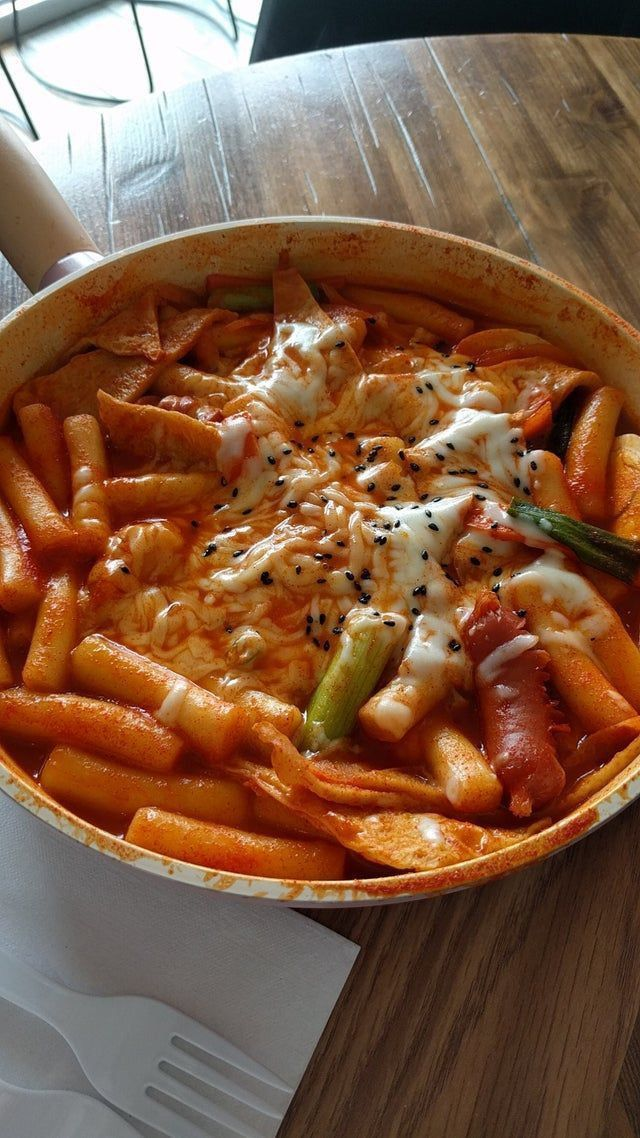
#> input picture Artificial Intelligence/Laboratories/Laboratory 8 - A simple face detection/manual_test_images/other/1.jpg, 640 x 1138 px, found by its file name
$ python main.py
#> lines starting #> are read from the running program, lines starting #| are printed output that depends on the picture
from PIL import Image
from matplotlib import image as matplot_image
from matplotlib import pyplot


# A
def a():
    image = Image.open('../images/other/1.jpg')
    print(image.format)
    print(image.mode)
    print(image.size)
    image.show()


# B
def b():
    data = matplot_image.imread('../images/other/1.jpg')
    # print(data.dtype)
    print(data.shape)
    pyplot.imshow(data)
    pyplot.show()


def c():
    image = Image.open('../images/other/1.jpg')
#> image is the input picture: PIL image 640x1138 RGB; mean R, G, B 127.6, 90.9, 66.1
    print(image.size)
#| (640, 1138)
    image.thumbnail((100, 100))
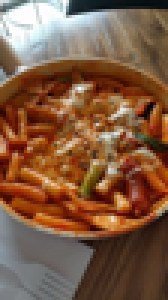
#> image: PIL image 56x100 RGB (shown 3 times larger); mean R, G, B 127.6, 90.8, 66
    print(image.size)
#| (56, 100)
    image = image.convert(mode='L')
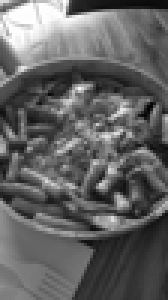
#> image: PIL image 56x100 L (shown 3 times larger); min 2, max 255, mean 99
    image.show()


c()

$ run again, with Artificial Intelligence/Laboratories/Laboratory 8 - A simple face detection/manual_test_images/other/10.jpg copied over Artificial Intelligence/Laboratories/Laboratory 8 - A simple face detection/manual_test_images/other/1.jpg
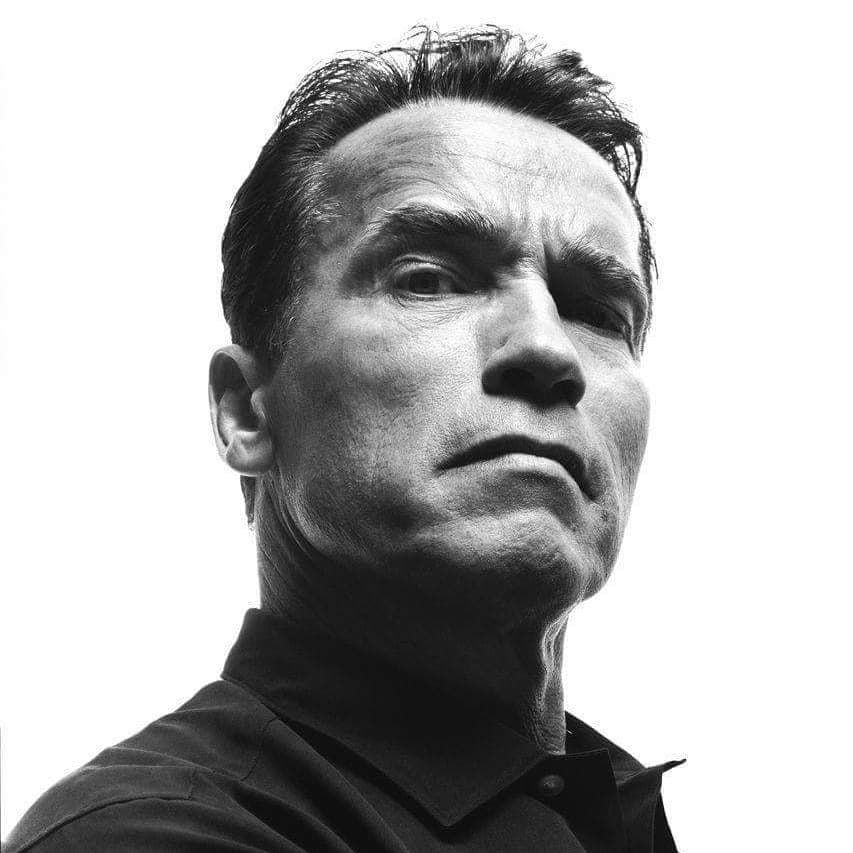
#> input picture Artificial Intelligence/Laboratories/Laboratory 8 - A simple face detection/manual_test_images/other/10.jpg, 853 x 853 px, found by its file name
#> in c, image is the input picture: PIL image 853x853 RGB; min 0, max 255, mean 178.5
#| (853, 853)
#> in c, `image.thumbnail((100, 100))`:
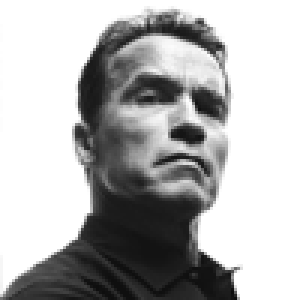
#> image: PIL image 100x100 RGB (shown 3 times larger); min 13, max 255, mean 178.5
#| (100, 100)

$ run again, with Artificial Intelligence/Laboratories/Laboratory 8 - A simple face detection/manual_test_images/other/11.jpg copied over Artificial Intelligence/Laboratories/Laboratory 8 - A simple face detection/manual_test_images/other/1.jpg
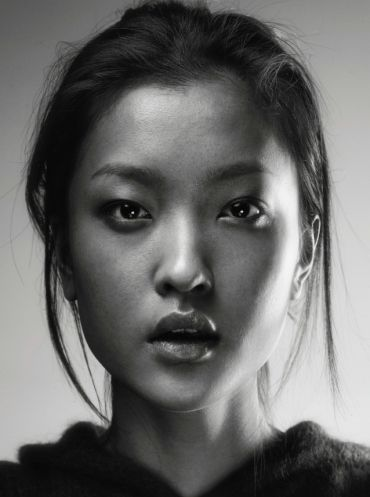
#> input picture Artificial Intelligence/Laboratories/Laboratory 8 - A simple face detection/manual_test_images/other/11.jpg, 370 x 497 px, found by its file name
#> in c, image is the input picture: PIL image 370x497 RGB; mean R, G, B 105.9, 106, 104.8
#| (370, 497)
#> in c, `image.thumbnail((100, 100))`:
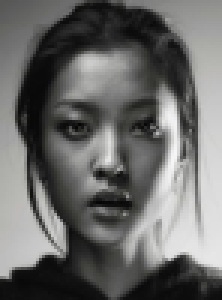
#> image: PIL image 74x100 RGB (shown 3 times larger); mean R, G, B 106.1, 106.1, 105
#| (74, 100)
